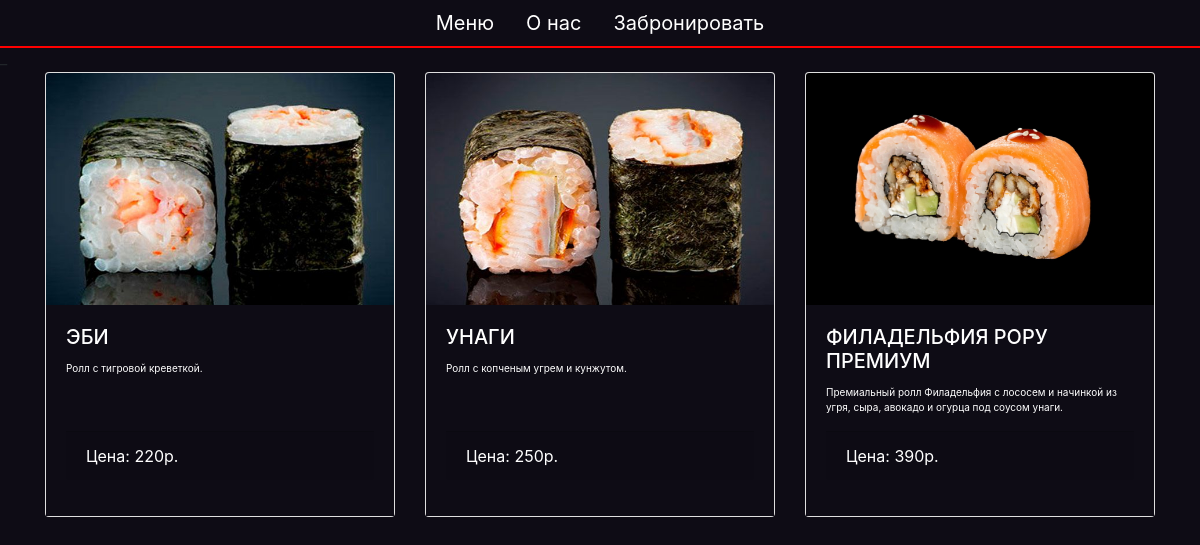
The app's page /category/2/ with its own data.
### main_app/models.py (models this page shows, shortened)
class Menu(models.Model):
    name = models.CharField(max_length=50, verbose_name='Название')
    picture = models.ImageField(null=True, blank=True)
    discription = models.TextField()
    price = models.IntegerField(null=True)
    type_name = models.ForeignKey(Type, on_delete = models.PROTECT, null=True)
    class Meta:
        verbose_name_plural = 'Позиции меню'
        verbose_name = 'Позиция меню'

### main_app/views.py (the view)
# urls.py: path('category/<int:pk>/', views.category_menu, name='category_menu'),
def category_menu(request, pk):
    type = get_object_or_404(Type, pk=pk)
    menu_items = Menu.objects.filter(type_name=type)
    return render(request, 'jfood/category_menu.html', {'type': type, 'menu_items': menu_items})

### main_app/Templates/jfood/category_menu.html (shortened to what this page needs)
{% extends 'jfood/main.html' %}
{% load static %}
{% block content %}
<div class="row row-cols-1 row-cols-md-3 g-4">
    {% for item in menu_items %}
    <div class="col">
        <div class="card h-100 text-white">
            <img src="{{ item.picture.url }}" class="card-img-top" alt="{{ item.name }}">
            <div class="card-body d-flex flex-column">
                <h5 class="card-title">{{ item.name }}</h5>
                <p class="text-card ">{{ item.discription }}</p>
                <div class="mt-auto">
                    <p class="card-footer">Цена: {{ item.price }}р.</p>
                </div>
            </div>
        </div>
    </div>
    {% endfor %}
</div>
{% endblock %}

### static/CSS/main.css (style rules this page uses)
body { background-color: #0e0c15 !important ; }
.card-body { background-color: #0e0c15; border: none; outline: none; box-shadow: none; }
.card { position: relative; border: none; outline: none; box-shadow: none; }
.card::before { content: ""; position: absolute; top: 0; left: 0; width: 100%; height: 100%; background-color: rgba(0, 0, 0, 0.3); opacity: 0; transition: opacity 0.3s ease-in-out; }
.text-card { font-size: 10px; transition: color 0.3s; }

### records on screen
Menu: picture (picture), name "ЭБИ", discription "Ролл с тигровой креветкой.", price "220"
Menu: picture (picture), name "УНАГИ", discription "Ролл с копченым угрем и кунжутом.", price "250"
Menu: picture (picture), name "ФИЛАДЕЛЬФИЯ РОРУ ПРЕМИУМ", discription "Премиальный ролл Филадельфия с лососем и начинкой из угря, сыра, авокадо и огурца под соусом унаги.", price "390"
